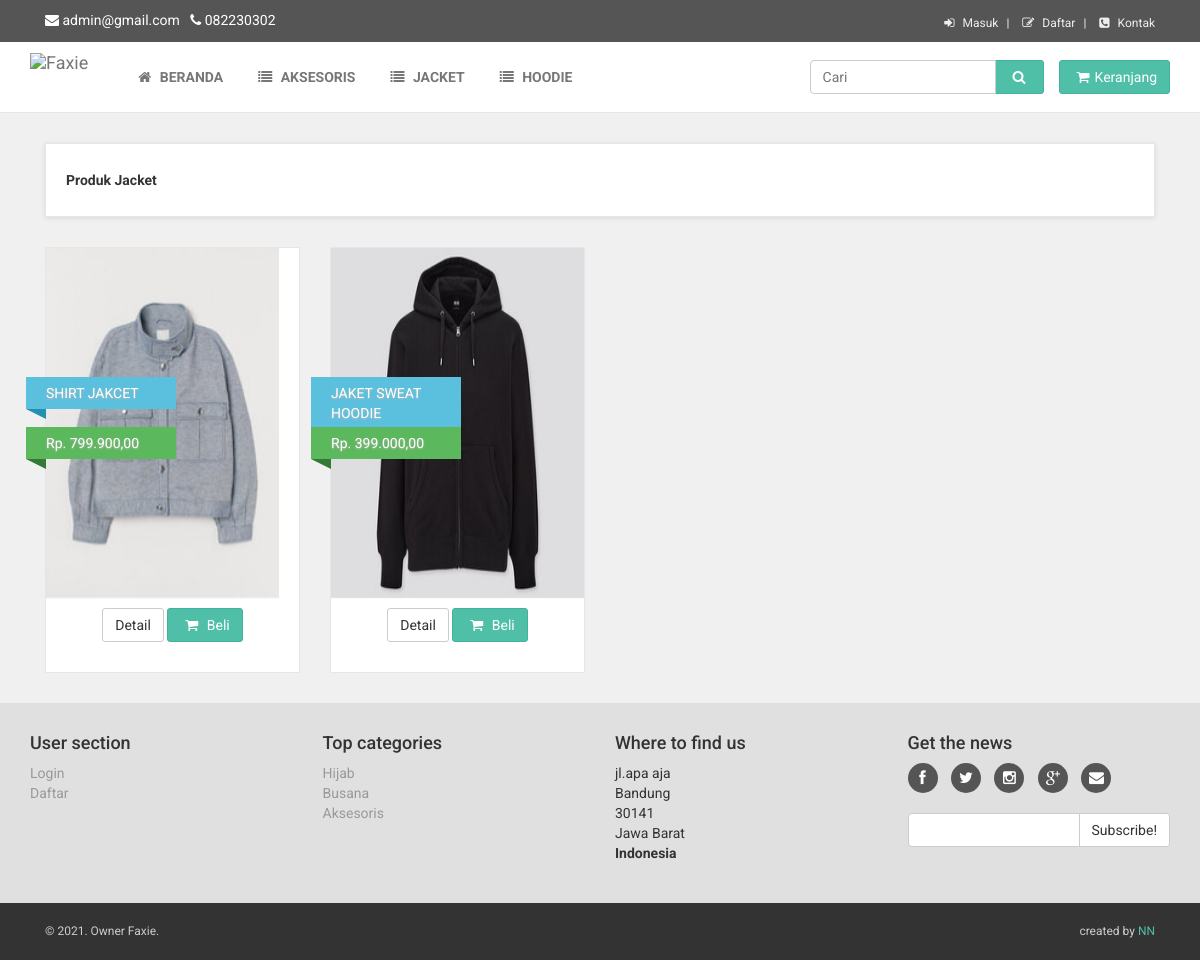
The app's page /jacket.php with its own data.
### tables this page shows
CREATE TABLE `hy_admin` (
  `id` int(11) NOT NULL,
  `nama` varchar(50) NOT NULL,
  `username` varchar(50) DEFAULT NULL,
  `password` varchar(100) NOT NULL,
  `email` varchar(50) NOT NULL,
  `alamat` varchar(100) NOT NULL,
  `kode_pos` varchar(6) NOT NULL,
  `kota` varchar(25) NOT NULL,
  `telepon` varchar(20) NOT NULL,
  `provinsi` varchar(30) NOT NULL,
  `nama_bank` varchar(100) DEFAULT NULL,
  `no_rek` int(16) DEFAULT NULL,
  `nama_rek` varchar(100) DEFAULT NULL
);

CREATE TABLE `fashion` (
  `id` int(11) NOT NULL,
  `Picture` varchar(50) NOT NULL,
  `Name` varchar(70) NOT NULL,
  `Description` varchar(600) NOT NULL,
  `Price` int(50) NOT NULL,
  `Category` varchar(50) NOT NULL,
  `stok_barang` tinyint(4) NOT NULL
);

### jacket.php (the view, shortened to what this page needs)
<?php include"xtop.php" ?>
    <div id="all">
        <div id="content">
            <div class="container">
                <div class="col-md-12">
                    <div class="box info-bar">
                        <div class="row">
                            <div class="col-sm-12 col-md-4 products-showing">
                                <strong>Produk Jacket</strong>
                            </div>
                        </div>
                    </div>
                    <div class="row products"><?php
      $sql = mysqli_query($conn,'SELECT * FROM fashion WHERE Category="Jacket" ORDER BY id DESC');
      while($data = mysqli_fetch_array($sql)){
      ?>
                        <div class="col-md-3 col-sm-4">
                            <div class="product">
                                <div class="flip-container">
                                    <div class="flipper">
                                        <div class="front">
                                            <a href="detail.html">
                                                <img src="<?php echo $data['Picture']; ?>" style="height:350px;" alt="" class="img-responsive">
                                            </a>
                                        </div>
                                        <div class="back">
                                            <a href="detail.html">
                                            </a>
                                        </div>
                                    </div>
                                </div>
                                <div class="text">
                                    <p class="buttons">
                                        <a href="detail.php?id=<?php echo $data['id']; ?>" class="btn btn-default"> Detail</a>
                                        <a href="prossesbeli.php?input=add&id=<?php echo $data['id']; ?>" class="btn btn-primary"><i class="fa fa-shopping-cart"></i> Beli</a>
                                    </p>
                                </div>
                                <div style="margin-top:50px;" class="ribbon new">
                                    <div style="width:150px;" class="theribbon"><?php echo $data['Name']; ?></div>
                                </div>
                                <div class="ribbon gift">
                                    <div style="width:150px;" class="theribbon">Rp. <?php echo number_format($data['Price'],2,",",".");; ?></div>
                                </div>
                            </div>
                        </div><?php } ?>
                    </div>
                </div>
            </div>
        </div>
<?php include"xfot.php" ?>

### xtop.php (shortened to what this page needs)
<?php
require_once("koneksi.php");
$sql1 = "SELECT * FROM hy_admin";
$result1 = $conn->query($sql1);
$get1 = $result1->fetch_assoc();
?>
<!DOCTYPE html>
<html lang="en">
<head>
    <link href="css/font-awesome.css" rel="stylesheet">
    <link href="css/bootstrap.min.css" rel="stylesheet">
    <link href="css/animate.min.css" rel="stylesheet">
    <link href="css/owl.carousel.css" rel="stylesheet">
    <link href="css/owl.theme.css" rel="stylesheet">
    <link href="css/style.default.css" rel="stylesheet" id="theme-stylesheet">
    <link href="css/custom.css" rel="stylesheet">
</head>
<body>
       <div id="top">
        <div class="container">
		<?php if(!isset($_SESSION['email'])) { ?>
            <div class="col-md-6 offer" data-animate="fadeInDown">
            <i class="fa fa-envelope"></i> </i> <?php echo $get1['email']; ?> &nbsp&nbsp;<i class="fa fa-phone"></i> <?php echo $get1['telepon']; ?>
            </div>
            <div class="col-md-6" data-animate="fadeInDown">
                <ul class="menu">
                    <li><a href="#" data-toggle="modal" data-target="#login-modal"><i class="fa fa-sign-in"></i> Masuk</a>
                    </li>
                    <li><a href="#" data-toggle="modal" data-target="#daftar-modal"><i class="fa fa-pencil-square-o"></i> Daftar</a>
                    </li>
                    <li><a ref="#" data-toggle="modal" data-target="#kontak-modal"><i class="fa fa-phone-square"></i> Kontak</a>
                    </li>
                </ul>
            </div>
		<? } ?>
        </div>
        </div>
   <div class="navbar navbar-default yamm" role="navigation" id="navbar">
        <div class="container">
            <div class="navbar-header">
                <a class="navbar-brand home" href="#" data-animate-hover="bounce">
                    <img src="img/Faxie.png" alt="Faxie" class="hidden-xs">
                </a>
            </div>
            <div class="navbar-collapse collapse" id="navigation">
                <ul class="nav navbar-nav navbar-left">
                    <li><a href="index.php"><i class="fa fa-home"></i> Beranda</a>
                    </li>
                    <li><a href="aksesoris.php"><i class="fa fa-list"></i> Aksesoris</a>
                    </li>
                    <li><a href="jacket.php"><i class="fa fa-list"></i> Jacket</a>
                    </li>
                    <li><a href="hoodie.php"><i class="fa fa-list"></i> Hoodie</a>
                    </li>
                        </ul>
            </div>
            <div class="navbar-buttons">
                <div class="navbar-collapse collapse right" id="basket-overview">
                    <a href="keranjang.php" class="btn btn-primary navbar-btn"><i class="fa fa-shopping-cart"></i><span class="hidden-sm">Keranjang</span></a>
                </div>
                <div class="navbar-collapse collapse right">
                    <form method="POST" action="pencarian_barang.php" class="navbar-form" role="search">
                    <div class="input-group">
                        <input name="caribarang" type="text" class="form-control" placeholder="Cari">
                        <span class="input-group-btn">
			<button type="submit" class="btn btn-primary"><i class="fa fa-search"></i></button>
		    </span>
                    </div>
                </form>
                </div>
            </div>
        </div>
    </div>

### xfot.php (shortened to what this page needs)
<div id="footer" data-animate="fadeInUp">
    <?php $sql1 = "SELECT * FROM hy_admin";
$result1 = $conn->query($sql1);
$get1 = $result1->fetch_assoc();
?>
            <div class="container">
                <div class="row">
                    <div class="col-md-3 col-sm-6">
                        <h4>User section</h4>
                        <ul>
                            <li><a href="register.php" data-toggle="modal" data-target="#login-modal">Login</a>
                            </li>
                            <li><a href="register.php">Daftar</a>
                            </li>
                        </ul>
                    </div>
                    <div class="col-md-3 col-sm-6">
                        <h4>Top categories</h4>
                        <ul>
                            <li><a href="hijab.php">Hijab</a>
                            </li>
                            <li><a href="busana.php">Busana</a>
                            </li>
                            <li><a href="aksesoris.php">Aksesoris</a>
                            </li>
                        </ul>
                    </div>
                    <div class="col-md-3 col-sm-6">
                        <h4>Where to find us</h4>
                        <p><?php echo $get1['alamat']; ?>
                                    <br><?php echo $get1['kota']; ?>
                                    <br><?php echo $get1['kode_pos']; ?>
                                    <br><?php echo $get1['provinsi']; ?>
                                    <br>
                                    <strong>Indonesia</strong>
                        </p>
                    </div>
                    <div class="col-md-3 col-sm-6">
                        <h4>Get the news</h4>
						<p class="social">
                            <a href="#" class="facebook external" data-animate-hover="shake"><i class="fa fa-facebook"></i></a>
                            <a href="#" class="twitter external" data-animate-hover="shake"><i class="fa fa-twitter"></i></a>
                            <a href="#" class="instagram external" data-animate-hover="shake"><i class="fa fa-instagram"></i></a>
                            <a href="#" class="gplus external" data-animate-hover="shake"><i class="fa fa-google-plus"></i></a>
                            <a href="#" class="email external" data-animate-hover="shake"><i class="fa fa-envelope"></i></a>
                        </p>
                        <form>
                            <div class="input-group">
                                <input type="text" class="form-control">
                                <span class="input-group-btn">
			    <button class="btn btn-default" type="button">Subscribe!</button>
			</span>
                            </div>
                        </form>
                    </div>
                </div>
            </div>
        </div>
        <div id="copyright">
            <div class="container">
                <div class="col-md-6">
                    <p class="pull-left">© 2021. Owner Faxie.</p>
                </div>
                <div class="col-md-6">
                    <p class="pull-right">created by <a href="https://bootstrapious.com/e-commerce-templates">NN</a>
                    </p>
                </div>
            </div>
        </div>
    </div>
</body>
</html>

### records on screen
hy_admin: email "admin@gmail.com", telepon "082230302", alamat "jl.apa aja", kota "Bandung", kode_pos "30141", provinsi "Jawa Barat"
fashion: Picture (picture), Name "SHIRT JAKCET", Price "799.900,00"
fashion: Name "JAKET SWEAT HOODIE…", Price "399.000,00"
